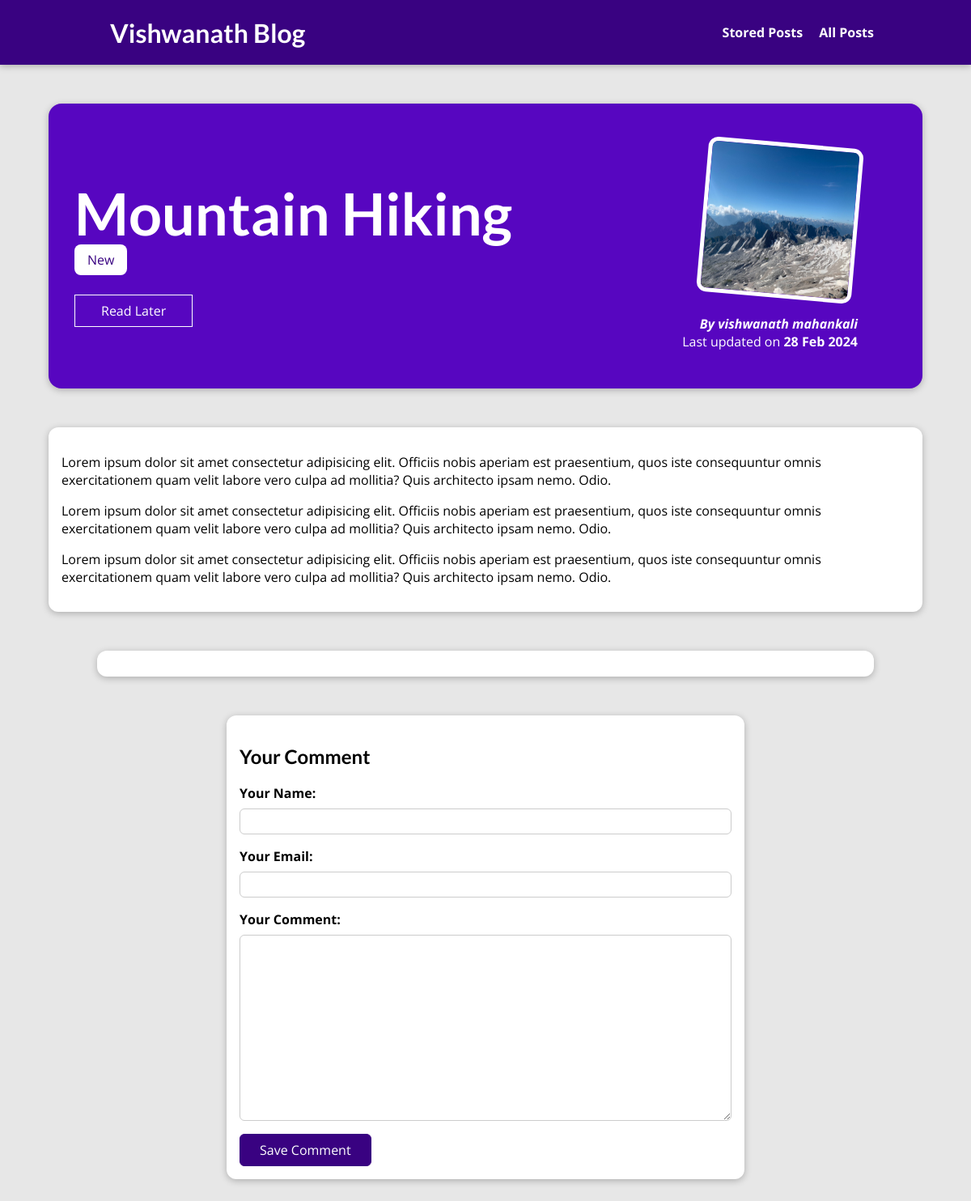
The page /posts/hike-in-the-mountains on the database as committed earlier.
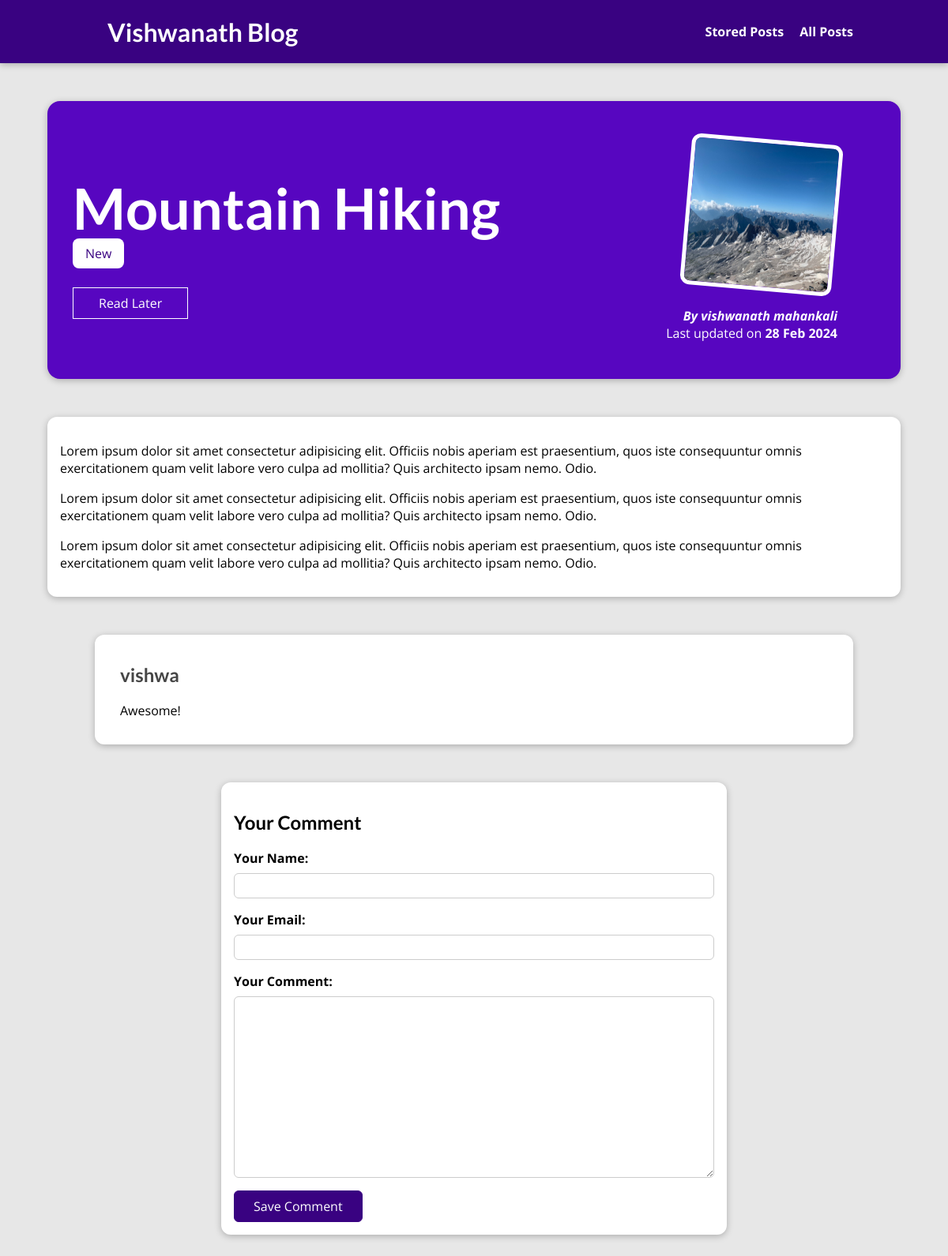
The same page on the database as committed later.
### blog/models.py (models this page shows, shortened)
class Post(models.Model):
    title = models.CharField(max_length=150)
    excerpt = models.CharField(max_length=200)
    image = models.ImageField(upload_to="posts", null=True)
    date = models.DateField(auto_now=True)
    slug = models.SlugField(unique=True, db_index=True)
    content = models.TextField(validators=[MinLengthValidator(10)])
    author = models.ForeignKey(Author, on_delete=models.SET_NULL, related_name="posts", null=True)
    tags = models.ManyToManyField(Tag)

class Tag(models.Model):
    caption = models.CharField(max_length=20)

class Author(models.Model):
    first_name = models.CharField(max_length=100)
    last_name = models.CharField(max_length=100)
    email_address = models.EmailField()
    def full_name(self):
        return f"{self.first_name} {self.last_name}"
    def __str__(self):
        return self.full_name()

class Comment(models.Model):
    user_name = models.CharField(max_length=120)
    user_email = models.EmailField()
    text = models.TextField(max_length=400)
    post = models.ForeignKey(Post, on_delete=models.CASCADE, related_name="comments")

### blog/views.py (the view, shortened to what this page needs)
# urls.py: path("posts/<slug:slug>", views.SinglePostView.as_view(), name="post-detail-page"),
class SinglePostView(View):
    def is_stored_post(self, request, post_id):
        stored_posts = request.session.get("stored_posts")
        if stored_posts is not None:
            is_saved_for_later = post_id in stored_posts
        else:
            is_saved_for_later = False
        return is_saved_for_later
    def get(self, request, slug):
        post = Post.objects.get(slug=slug)
        context = {
            "post": post,
            "post_tags": post.tags.all(),
            "comment_form": CommentForm(),
            "comments": post.comments.all().order_by("-id"),
            "saved_for_later": self.is_stored_post(request, post.id)
        }
        return render(request, 'blog/post-detail.html', context)

### blog/forms.py
class CommentForm(forms.ModelForm):
    class Meta:
        model = Comment
        exclude = ["post"]
        labels = {
            "user_name": "Your Name",
            "user_email": "Your Email",
            "text": "Your Comment"
        }

### blog/templates/blog/post-detail.html (shortened to what this page needs)
{% extends "base.html" %}
{% load static %}
{% block css_files %}
<link rel="stylesheet" href="{% static 'blog/post-detail.css' %}" />
{% endblock %}
{% block content %}
<section id="summary">
  <h2>{{ post.title }}</h2>
  <div>
    {% for tag in post_tags %}
      <span class="tag">{{ tag.caption }}</span>
    {% endfor %}
  </div>
  <div id="read-later">
    <form action="{% url 'read-later' %}" method="POST">
      <button>
      {% if saved_for_later %}
        Remove from "Read Later" list
      {% else %}
        Read Later
      {% endif %}
      </button>
    </form>
    </div>
  <article>
    <img src="{{ post.image.url }}" alt="{{ post.title }}" />
    <address>By <a href="mailto:{{ post.author.email_address }}">{{ post.author }}</a></address>
    <div>Last updated on <time>{{ post.date|date:"d M Y" }}</time></div>
  </article>
</section>
<main>
  {{ post.content | linebreaks }}
</main>
<section id="comments">
  <ul>
    {% for comment in comments %}
    <li>
      <h2>{{ comment.user_name }}</h2>
      <p>{{ comment.text|linebreaks }}</p>
    </li>
    {% endfor %}
  </ul>
</section>
<section id="comment-form">
  <h2>Your Comment</h2>
  <form action="{% url 'post-detail-page' post.slug %}" method="POST">
    {% for form_field in comment_form %}
    <div class="form-control {% if form_field.errors %}invalid{% endif %}">
    {{ form_field.label_tag }}
    {{ form_field }}
    </div>
    {% endfor %}
    <button>Save Comment</button>
  </form>
</section>
{% endblock %}

### templates/base.html (shortened to what this page needs)
{% load static %}
<!DOCTYPE html>
<html>
    <head>
        <link rel="stylesheet" href="{% static 'app.css' %}">
        {% block css_files %}{% endblock %}
    </head>
    <body>
        <header id="main-navigation">
            <h1><a href="{% url 'starting-page' %}">Vishwanath Blog</a></h1>
            <nav>
              <a href="{% url 'read-later' %}">Stored Posts</a>
              <a href="{% url 'posts-page' %}">All Posts</a>
            </nav>
          </header>
        {% block content%}
        {% endblock %}
    </body>
</html>

### static/app.css (style rules this page uses)
* { box-sizing: border-box; }
html { font-family: 'Open Sans', 'Lato', sans-serif; }
body { margin: 0; }
h1, h2, h3 { font-family: 'Lato', sans-serif; font-weight: bold; }
#main-navigation { width: 100%; height: 5rem; display: flex; justify-content: space-between; align-items: center; padding: 0 10%; position: absolute; top: 0; left: 0; }
#main-navigation a { text-decoration: none; color: white; font-weight: bold; margin-left: 1rem; }

### blog/static/blog/post-detail.css (style rules this page uses)
body { background-color: #e7e7e7; }
#main-navigation { background-color: #390281; box-shadow: 0 2px 8px rgba(0, 0, 0, 0.25); }
#summary { margin: 8rem auto 3rem auto; padding: 2rem; width: 90%; max-width: 90rem; border-radius: 16px; background-color: #5706c0; position: relative; box-shadow: 0 2px 8px rgba(0, 0, 0, 0.25); height: 22rem; }
#summary h2 { color: white; font-size: 4.5rem; margin-bottom: 0.25rem; }
#summary article { position: absolute; top: 2rem; right: 3rem; padding: 1rem 2rem; border-radius: 12px; text-align: right; color: white; }
#summary article img { width: 12rem; height: 12rem; border-radius: 12px; transform: rotateZ(5deg); border: 5px solid white; margin-bottom: 1rem; }
#summary address { font-weight: bold; }
#summary a { color: white; text-decoration: none; }
#summary time { font-weight: bold; }
#read-later { margin: 2rem 0; }
#read-later button { background-color: transparent; border: 1px solid white; padding: 0.5rem 2rem; font: inherit; color: white; cursor: pointer; }
main { width: 90%; max-width: 90rem; margin: 3rem auto; background-color: white; padding: 1rem; border-radius: 12px; box-shadow: 0 2px 8px rgba(0, 0, 0, 0.25); }
.tag { background-color: white; color: #390281; padding: 0.5rem 1rem; border-radius: 8px; }
#comment-form { margin: 3rem auto; width: 90%; max-width: 40rem; border-radius: 12px; background-color: white; box-shadow: 0 2px 8px rgba(0, 0, 0, 0.25); padding: 1rem; }
#comment-form button { font: inherit; background-color: #390281; color: white; border: 1px solid #390281; padding: 0.5rem 1.5rem; border-radius: 6px; cursor: pointer; }
.form-control { margin-bottom: 1rem; }
.form-control label { font-weight: bold; margin-bottom: 0.5rem; display: block; }
.form-control input, .form-control textarea { display: block; width: 100%; font: inherit; padding: 0.25rem; border-radius: 6px; border: 1px solid #ccc; }
#comments { margin: 3rem auto; width: 90%; max-width: 60rem; border-radius: 12px; background-color: white; box-shadow: 0 2px 8px rgba(0, 0, 0, 0.25); padding: 1rem 2rem; }
#comments ul { list-style: none; margin: 0; padding: 0; }
#comments li { margin-bottom: 1rem; border-bottom: 2px solid #ccc; }
#comments li:last-of-type { border-bottom: none; }
#comments h2 { color: #464646; }

Rows that differ between the two databases and show on the page:
added Comment: user_name "vishwa", text "Awesome!"
